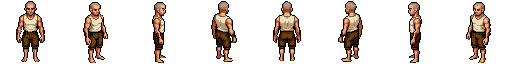
#> input picture assets/art/pixellab/personagens/corpo_homem.png, 512 x 64 px; its folder holds 4 pictures in this run
$ python gen_hair.py ../assets/art/pixellab/personagens/andar_homem.png
#> lines starting #> are read from the running program, lines starting #| are printed output that depends on the picture
#!/usr/bin/env python3
"""Camadas de cabelo para os corpos base do PixelLab (personalização do personagem).

Os corpos base (assets/art/pixellab/personagens/corpo_<sexo>.png: 8 direções lado a lado,
64x64 cada, na ordem s, se, e, ne, n, nw, w, sw) são carecas, com o couro cabeludo raspado
num tom acinzentado. Este script acha esse couro cabeludo em cada direção e desenha os
penteados por cima, como camada separada e transparente, em tons de cinza (o jogo tinge
com a cor do cabelo). Para os quadros de animação, use place(): ela desloca a camada da
rotação parada para onde a cabeça está em cada quadro (ver head_anchor).

    python3 tools/gen_hair.py            # gera as folhas em assets/art/pixellab/personagens/
    python3 tools/gen_hair.py --preview caminho.png
"""
import colorsys
import os
import sys

from PIL import Image

HERE = os.path.dirname(os.path.abspath(__file__))
DIR = os.path.join(HERE, "..", "assets", "art", "pixellab", "personagens")
CELL = 64
DIRS = ["s", "se", "e", "ne", "n", "nw", "w", "sw"]
STYLES = ["raspado", "curto", "medio", "longo", "coque", "moicano"]
# tons da camada (cinzas): escuro, médio, claro. O jogo multiplica pela cor do cabelo.
G_DARK, G_MID, G_LIGHT = (96, 96, 96, 255), (168, 168, 168, 255), (232, 232, 232, 255)
OUT = (24, 18, 22, 255)


def is_outline(p):
    return p[3] > 0 and max(p[:3]) < 56


def is_scalp(p):
    """Couro cabeludo raspado: cinza-bege, pouco saturado (a pele é alaranjada)."""
    if p[3] == 0 or is_outline(p):
        return False
    h, s, v = colorsys.rgb_to_hsv(p[0] / 255, p[1] / 255, p[2] / 255)
    # tom claro do raspado, ou a sombra dele (mais escura e um pouco mais saturada)
    return (s < 0.42 and 0.45 < v < 0.85) or (s < 0.68 and 0.3 < v < 0.58)


def head_rows(cell):
    """Linha do topo da cabeça e linha do queixo/pescoço (a mais estreita depois da cabeça)."""
    px = cell.load()
    widths = []
    for y in range(CELL):
        xs = [x for x in range(CELL) if px[x, y][3] > 0]
        widths.append((xs[-1] - xs[0] + 1) if xs else 0)
    top = next(y for y in range(CELL) if widths[y] > 0)
    widest = max(range(top, top + 10), key=lambda y: widths[y])
    neck = min(range(widest + 2, widest + 10), key=lambda y: widths[y])
    return top, neck


def scalp_mask(cell):
    px = cell.load()
    top, neck = head_rows(cell)
    m = set()
    # só da linha dos olhos para cima (abaixo disso o cinza é barba por fazer)
    for y in range(top, top + int((neck - top) * 0.62) + 1):
        for x in range(CELL):
            if is_scalp(px[x, y]):
                m.add((x, y))
    # tira pontos soltos (barba por fazer, brilho do olho): fica só o maior bloco ligado
    best = set()
    seen = set()
    for p in m:
        if p in seen:
            continue
        comp, stack = set(), [p]
        while stack:
            q = stack.pop()
            if q in comp or q not in m:
                continue
            comp.add(q)
            for d in ((1, 0), (-1, 0), (0, 1), (0, -1), (1, 1), (-1, -1), (1, -1), (-1, 1)):
                stack.append((q[0] + d[0], q[1] + d[1]))
        seen |= comp
        if len(comp) > len(best):
            best = comp
    return best, top, neck


# [34 lines left out: functions head_anchor, place, not called in this run]


def grow(mask, dirs):
    out = set(mask)
    for (x, y) in mask:
        for dx, dy in dirs:
            out.add((x + dx, y + dy))
    return out


def hair_cells(cell, style):
    """Conjunto de pixels do cabelo desse penteado numa direção."""
    px = cell.load()
    scalp, top, neck = scalp_mask(cell)
    if not scalp:
        return set(), scalp
    def body(x, y):
        return 0 <= x < CELL and 0 <= y < CELL and px[x, y][3] > 0
    def skin(x, y):
        return body(x, y) and not is_outline(px[x, y]) and (x, y) not in scalp
    hair = set(scalp)
    if style == "raspado":
        return hair, scalp
    # volume: cresce 1 px para cima e para os lados, cobrindo o contorno da cabeça
    up_side = ((0, -1), (1, 0), (-1, 0))
    hair = grow(hair, up_side)
    hair = {(x, y) for (x, y) in hair if not skin(x, y) or (x, y) in scalp}
    if style == "curto":
        return hair, scalp
    if style == "moicano":
        xs = [x for x, _ in scalp]
        cx = (min(xs) + max(xs)) // 2
        crest = {(x, y) for (x, y) in scalp if abs(x - cx) <= 1}
        ys = [y for _, y in crest]
        for x in (cx - 1, cx, cx + 1):
            for k in range(1, 4):
                crest.add((x, min(ys) - k))
        return crest, scalp
    hair = grow(hair, ((0, -1),))
    if style == "coque":
        ys = [y for _, y in scalp]
        xs = [x for x, y in scalp if y <= min(ys) + 2]
        cx = sum(xs) // len(xs)
        ty = min(ys) - 2
        for dx in range(-2, 3):
            for dy in range(-3, 1):
                if abs(dx) + abs(dy + 1) <= 3:
                    hair.add((cx + dx, ty + dy))
        return hair, scalp
    # médio e longo: cada coluna desce a partir do fim do couro cabeludo, sem cobrir o rosto
    length = (neck - top) // 2 + 1 if style == "medio" else (neck - top) + 5
    cols = {}
    for (x, y) in hair:
        cols[x] = max(cols.get(x, y), y)
    for x, y0 in cols.items():
        for k in range(1, length + 1):
            y = y0 + k
            if skin(x, y) and y < neck:
                break  # rosto: o cabelo para aqui
            hair.add((x, y))
    return hair, scalp


def render(cell, style):
    """Camada (RGBA, cinzas) de um penteado numa direção."""
    layer = Image.new("RGBA", (CELL, CELL), (0, 0, 0, 0))
    hair, scalp = hair_cells(cell, style)
    if not hair:
        return layer
    lp = layer.load()
    ys = [y for _, y in hair]
    y0, y1 = min(ys), max(ys)
    for (x, y) in hair:
        if not (0 <= x < CELL and 0 <= y < CELL):
            continue
        t = (y - y0) / max(1, y1 - y0)
        col = G_LIGHT if t < 0.22 else (G_MID if t < 0.7 else G_DARK)
        if (x + y) % 5 == 0 and col == G_MID:
            col = G_DARK  # fios
        lp[x, y] = col
    if style != "raspado":
        for (x, y) in hair:
            for dx, dy in ((1, 0), (-1, 0), (0, 1), (0, -1)):
                q = (x + dx, y + dy)
                if q not in hair and 0 <= q[0] < CELL and 0 <= q[1] < CELL and cell.getpixel(q)[3] == 0:
                    lp[q[0], q[1]] = OUT
    return layer


# [9 lines left out: function tint, not called in this run]


def main():
    preview = sys.argv[sys.argv.index("--preview") + 1] if "--preview" in sys.argv else None
    rows = []
    for sex in ("homem", "mulher"):
        body = Image.open(os.path.join(DIR, "corpo_%s.png" % sex)).convert("RGBA")
#> body is the input picture: PIL image 512x64 RGBA; mean R, G, B, A 25.2, 17.3, 12.1, 54.2
        sheet = Image.new("RGBA", (CELL * 8, CELL * len(STYLES)), (0, 0, 0, 0))
#> sheet: PIL image 512x384 RGBA; every value is 0
        for si, style in enumerate(STYLES):
            for di in range(8):
                cell = body.crop((di * CELL, 0, di * CELL + CELL, CELL))
                sheet.paste(render(cell, style), (di * CELL, si * CELL))
#> this loop made 6 passes
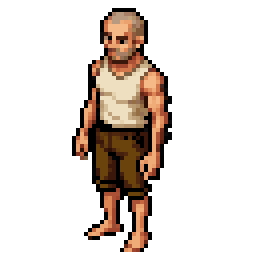
#> cell: PIL image 64x64 RGBA (shown 4 times larger); mean R, G, B, A 28.9, 20.1, 14, 58.9; transparent parts drawn white
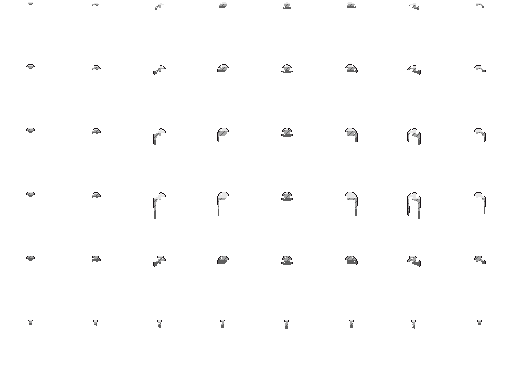
#> sheet: PIL image 512x384 RGBA; mean R, G, B, A 1.7, 1.6, 1.7, 3.3; transparent parts drawn white
        sheet.save(os.path.join(DIR, "cabelos_%s.png" % sex))
        rows.append((body, sheet))
    print("salvo: cabelos_homem.png, cabelos_mulher.png (%d penteados x 8 direções)" % len(STYLES))
    if preview:
        colors = [(92, 58, 36), (36, 30, 34), (196, 148, 70), (150, 52, 32), (190, 190, 196), (120, 80, 46)]
        show = [0, 1, 2, 4, 6]  # s, se, e, n, w
        W = CELL * len(show) * 2
        H = CELL * (len(STYLES) + 1)
        img = Image.new("RGBA", (W, H), (58, 84, 48, 255))
        for bi, (body, sheet) in enumerate(rows):
            for ci, di in enumerate(show):
                cell = body.crop((di * CELL, 0, di * CELL + CELL, CELL))
                img.alpha_composite(cell, (bi * W // 2 + ci * CELL, 0))
                for si in range(len(STYLES)):
                    lay = sheet.crop((di * CELL, si * CELL, di * CELL + CELL, si * CELL + CELL))
                    pos = (bi * W // 2 + ci * CELL, (si + 1) * CELL)
                    img.alpha_composite(cell, pos)
                    img.alpha_composite(tint(lay, colors[si]), pos)
        img.resize((W * 3, H * 3), Image.NEAREST).save(preview)
        print("prévia:", preview)


if __name__ == "__main__":
#> (the run stopped early here; a loop or call above may not have finished)
